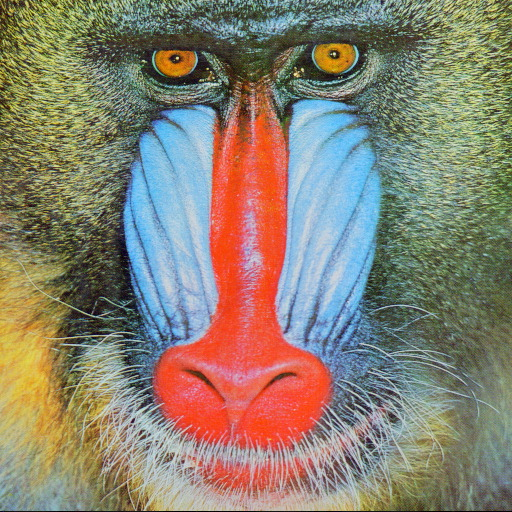
#> input picture Practica3/Imagenes/baboon.jpg, 512 x 512 px
$ python ejercicio4.py
#> lines starting #> are read from the running program, lines starting #| are printed output that depends on the picture; after the words box and inside, x2 and y2 are one past the last pixel; in counts of white or black regions, pixels touching at a corner belong together
#! /usr/bin/env python
# -*- coding: utf-8 -*-

#*************************************************************************
# 4. Idem anterior pero aplicando pasaaltos.
#*************************************************************************


#Imports
#******************************************************************************
import cv2
import numpy as np
import matplotlib.pyplot as plt
from scipy import fftpack

#******************************************************************************
# Funciones
#******************************************************************************

def dftuv(M, N):
    """
    Funcion para realizar meshgrids de frecuencias(Gonzalez, Goods, pag:128)
    Parametros:
    ------------------------------------------------------------------------
    M : entero
    Dimension en U
    N : entero
    Dimension en V
    Salida
    ------------------------------------------------------------------------
    meshgrid ---> U, V

    """
    u = np.arange(0, M)
    v = np.arange(0, N)

    idx = np.where(u >= M/2)
    u[idx] = u[idx] - M
    idy = np.where(v >= N/2)
    v[idy] = v[idy] - N

    V, U = np.meshgrid(v, u)

    return V, U

def hpfilter_ideal(im, D_0):
    """ """
    M,N = im.shape
    U,V = dftuv(M, N)

    D = np.sqrt(U**2 + V**2)

    H_lp = (D <= D_0)
    H_hp = 1 - H_lp
    H_shift = np.fft.fftshift(H_hp)

    F = fftpack.fft2(im)
    F_shift = np.fft.fftshift(F)

    im_fil = H_shift * F_shift

    im_back = np.fft.ifft2(im_fil)

    im_back = np.abs(im_back)

    return im_back

def hpfilter_butterworth(im, D_0, n):
    """ """
    M,N = im.shape
    U, V = dftuv(M, N)

    D = np.sqrt(U**2 + V**2)

    H_lp = 1 / (1 + (D / D_0)**(2*n))
    H_hp = 1 - H_lp
    H_shift = np.fft.fftshift(H_hp)

    F = fftpack.fft2(im)
    F_shift = np.fft.fftshift(F)

    im_fil = H_shift * F_shift

    im_back = np.fft.ifft2(im_fil)

    im_back = np.abs(im_back)

    return im_back

def hpfilter_gaussian(im, D_0):
    """ """
    M,N = im.shape
    U, V = dftuv(M, N)

    D = np.sqrt(U**2 + V**2)
    # mascara gaussiana
    H_lp = np.exp((-D**2 )/ (2 * D_0**2))
    H_hp = 1 - H_lp

    H_shift = np.fft.fftshift(H_hp)

    F = fftpack.fft2(im)
    F_shift = np.fft.fftshift(F)

    im_fil = H_shift * F_shift

    im_back = np.fft.ifft2(im_fil)

    im_back = np.abs(im_back)

    return im_back


# cargamos las Imagenes
path1 = '../Imagenes/baboon.jpg'
path2 = '../Imagenes/Rana2.bmp'
img1 = cv2.imread(path1, 0)
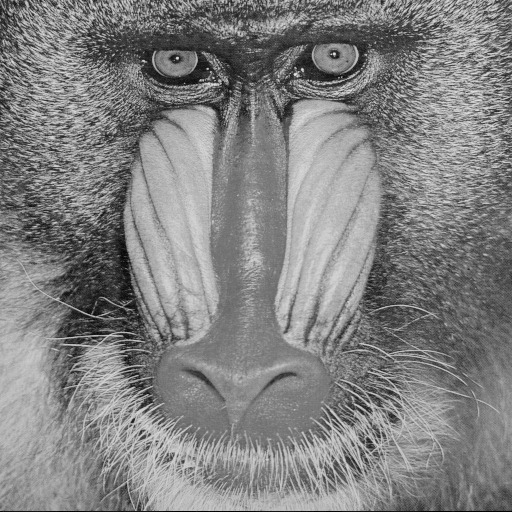
#> img1: shape (512, 512); min 0, max 234, mean 129.7
img2 = cv2.imread(path2, 0)
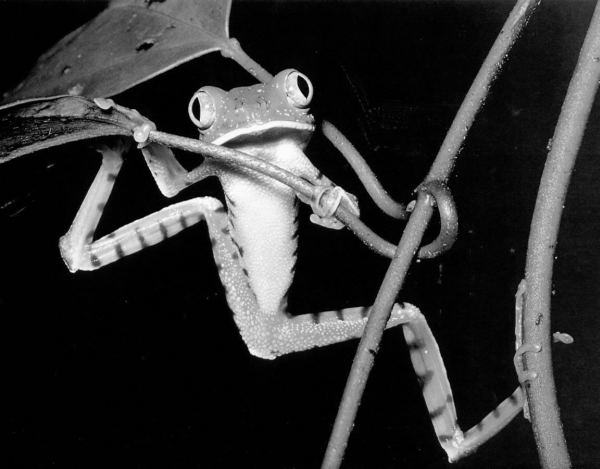
#> input picture Practica3/Imagenes/Rana2.bmp, 600 x 469 px
#> img2 is the input picture: shape (469, 600); min 0, max 252, mean 49.9

D_0 = 20 #cut-off frecuency
# filtramos en frecuencia con cada filtro a las Imagenes
#imagen 1
img1_lp_ideal = hpfilter_ideal(img1, D_0)
#> in hpfilter_ideal, `H_shift = np.fft.fftshift(H_hp)`:
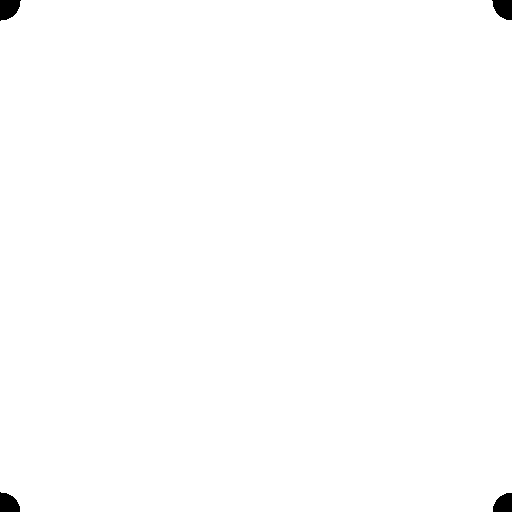
#> H_hp: shape (512, 512) int64; values 0 (black) and 1 (white), 99.5% white; 4 black regions, box (x1, y1, x2, y2) and area: (0, 0, 21, 21) 335, (492, 0, 512, 20) 314, (0, 492, 20, 512) 314, (493, 493, 512, 512) 294
#> in hpfilter_ideal, `im_back = np.abs(im_back)`:
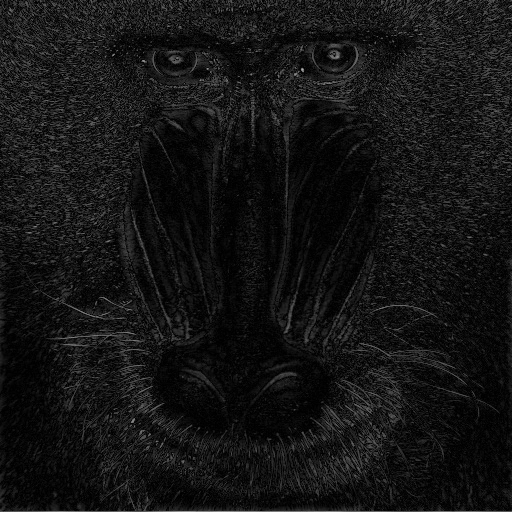
#> im_back: shape (512, 512) float64; min 0.000209, max 176.4, mean 20.5
img1_lp_butt = hpfilter_butterworth(img1,D_0,5)
img1_lp_gauss = hpfilter_gaussian(img1,D_0)
#Imagen 2
img2_lp_ideal = hpfilter_ideal(img2, D_0)
#> call 2 of hpfilter_ideal, with D_0 = 20
#> in hpfilter_ideal (call 2), `H_shift = np.fft.fftshift(H_hp)`:
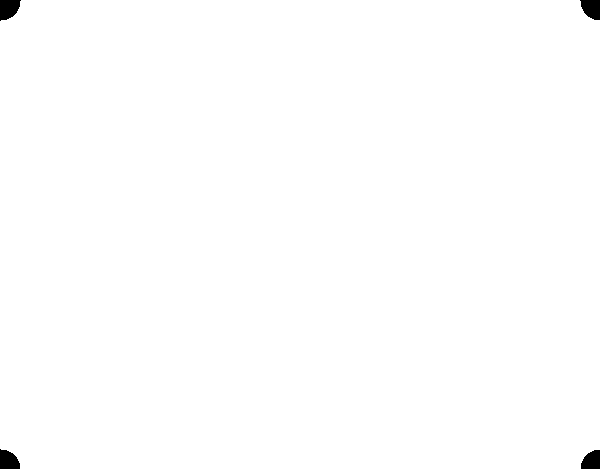
#> H_hp: shape (469, 600) int64; values 0 (black) and 1 (white), 99.6% white; 4 black regions, box (x1, y1, x2, y2) and area: (0, 0, 21, 21) 335, (580, 0, 600, 20) 314, (0, 449, 20, 469) 314, (581, 450, 600, 469) 294
#> in hpfilter_ideal (call 2), `im_back = np.abs(im_back)`:
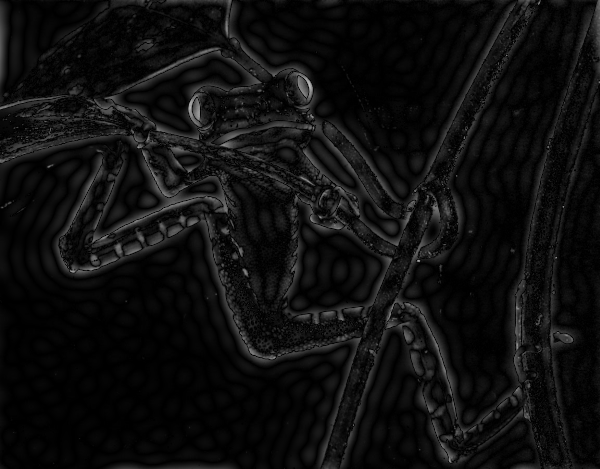
#> im_back: shape (469, 600) float64; min 9.49e-06, max 187.7, mean 15.5
img2_lp_butt = hpfilter_butterworth(img2,D_0,5)
img2_lp_gauss = hpfilter_gaussian(img2,D_0)
#> call 2 of hpfilter_gaussian, with D_0 = 20
#> in hpfilter_gaussian (call 2), `im_back = np.abs(im_back)`:
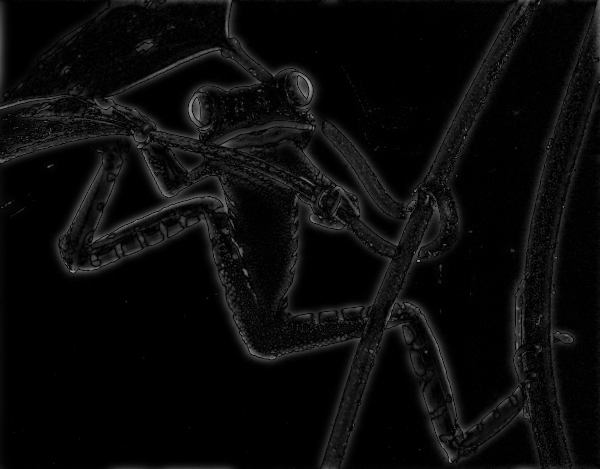
#> im_back: shape (469, 600) float64; min 8.48e-06, max 165.8, mean 11.1


#-------------------------------------------------------------------------
#                        plots
#-------------------------------------------------------------------------
plt.figure()
plt.subplot(221),plt.imshow(img1, cmap = 'gray')
plt.title('Imagen Original'), plt.xticks([]), plt.yticks([])
plt.subplot(222),plt.imshow(img1_lp_ideal, cmap = 'gray')
plt.title('Filtro pasabajos ideal'), plt.xticks([]), plt.yticks([])
plt.subplot(223),plt.imshow(img1_lp_butt,cmap='gray')
plt.title('Filtro pasabajos Butterworth'), plt.xticks([]), plt.yticks([])
plt.subplot(224),plt.imshow(img1_lp_gauss,cmap='gray')
plt.title('Filtro pasabajos Gausseano'), plt.xticks([]), plt.yticks([])

plt.figure()
plt.subplot(221),plt.imshow(img2, cmap = 'gray')
plt.title('Imagen Original'), plt.xticks([]), plt.yticks([])
plt.subplot(222),plt.imshow(img2_lp_ideal, cmap = 'gray')
plt.title('Filtro pasabajos ideal'), plt.xticks([]), plt.yticks([])
plt.subplot(223),plt.imshow(img2_lp_butt,cmap='gray')
plt.title('Filtro pasabajos Butterworth'), plt.xticks([]), plt.yticks([])
plt.subplot(224),plt.imshow(img2_lp_gauss,cmap='gray')
plt.title('Filtro pasabajos Gausseano'), plt.xticks([]), plt.yticks([])

plt.show()
